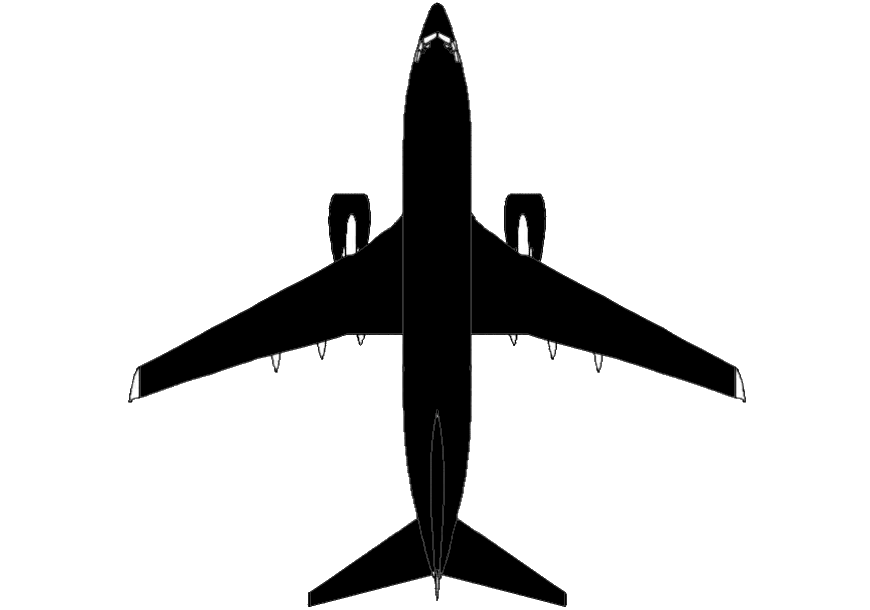
#> input picture images/plane.png, 870 x 610 px
$ jupyter execute --allow-errors plotter2D.ipynb
#> lines starting #> are read from the running program, lines starting #| are printed output that depends on the picture
[cell 1]
import math
import numpy as np
from PIL import Image

def GPS_plotter(state: np.array, plane, background):
    background_temp = background.copy()
    width_b, height_b = background_temp.size
    width_p, height_p = plane.size

    x_pos = int(width_b / 2 + state[3] / 20 - width_p/2)
    y_pos = int(height_b / 2 - state[4] / 20 - width_p/2)

    plane_rotated = plane.rotate(state[11]-90, expand = 1)
    background_temp.paste(plane_rotated, (x_pos,y_pos), plane_rotated)

    return background_temp

[cell 2]
state = np.array([10, 0, 0, 1000, 1000, 1000, 0, 0, 0, 0, 0, 0])
plane_image = Image.open('images/plane.png').convert("RGBA")
#> plane_image is the input picture: PIL image 870x610 RGBA; mean R, G, B, A 1.7, 1.7, 1.7, 39.7
background_image = Image.open('images/plot2dbackground.jpg').convert("RGBA")
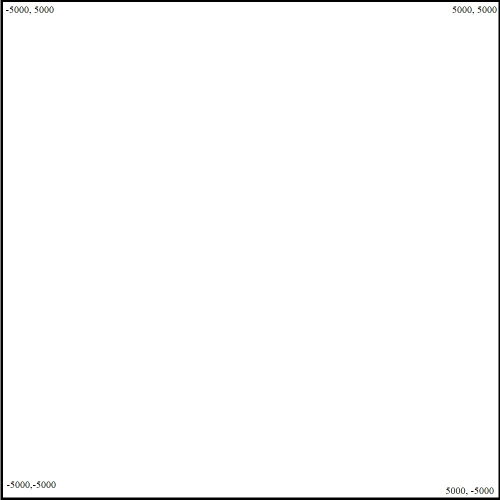
#> input picture images/plot2dbackground.jpg, 1000 x 1000 px (shown at 1/2 size)
newsize = (500, 500)
background_image = background_image.resize(newsize)
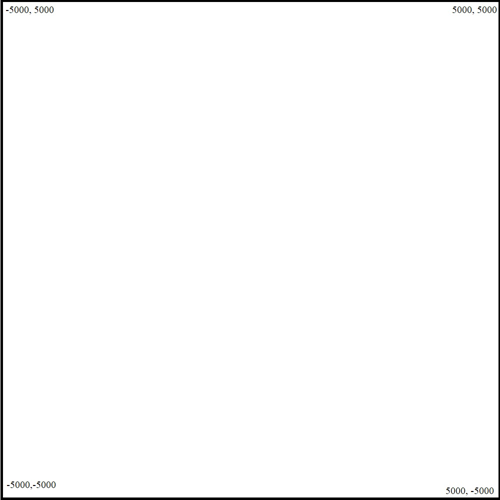
#> background_image: PIL image 500x500 RGBA; mean R, G, B, A 250.3, 250.3, 250.3, 255
plane_image = plane_image.resize((int(plane_image.size[0]*0.1), int(plane_image.size[1]*0.1)))
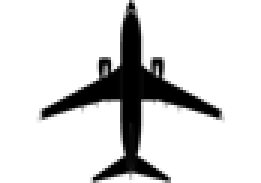
#> plane_image: PIL image 87x61 RGBA (shown 3 times larger); mean R, G, B, A 4.5, 4.5, 4.5, 39.7; transparent parts drawn white

img = GPS_plotter(state, plane_image, background_image)
#> in GPS_plotter, `plane_rotated = plane.rotate(state[11]-90, expand = 1)`:
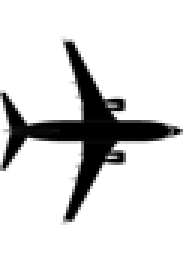
#> plane_rotated: PIL image 61x87 RGBA (shown 3 times larger); mean R, G, B, A 4.5, 4.5, 4.5, 39.7; transparent parts drawn white
img.show()
